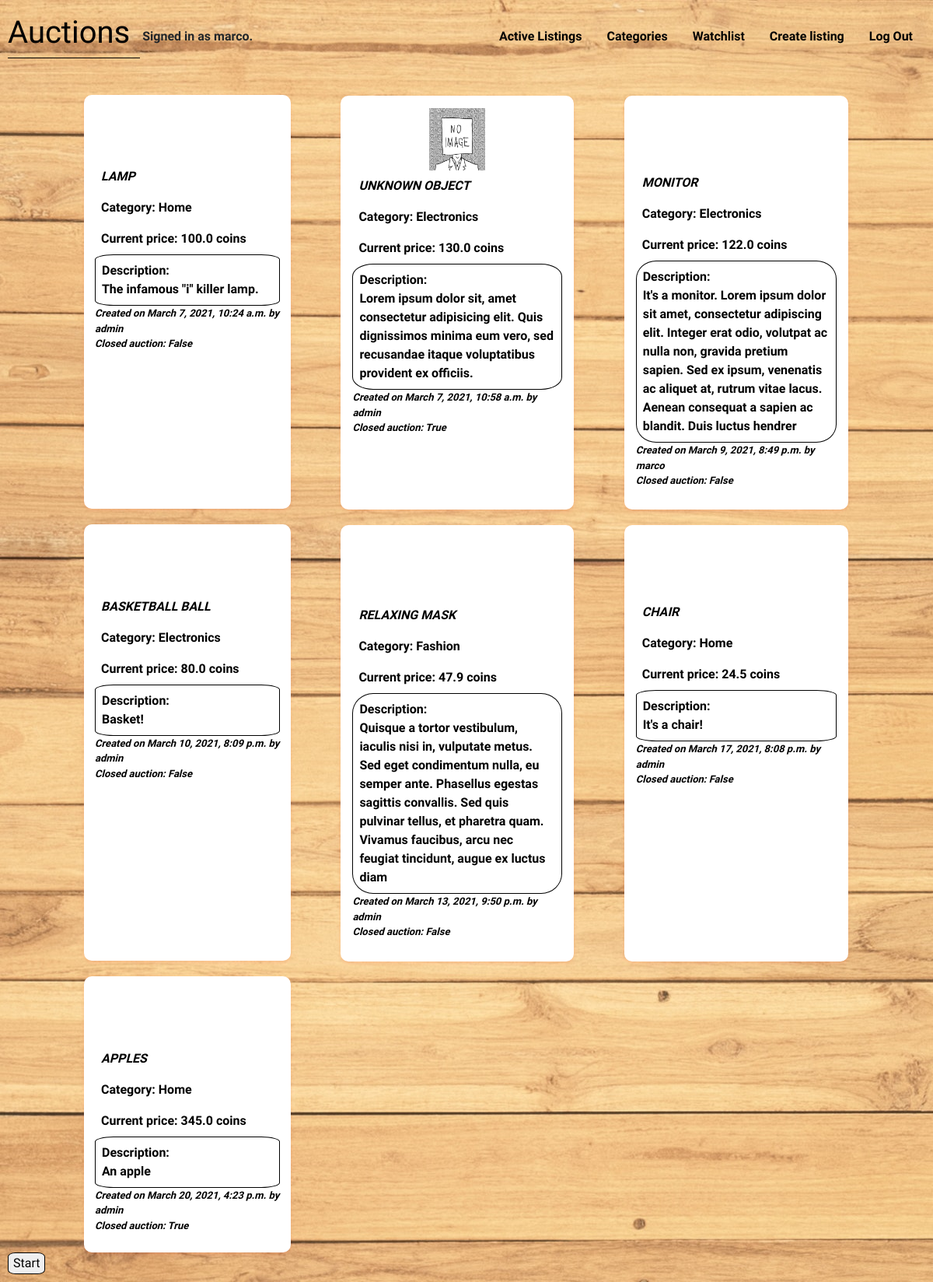
The page / (signed in) on the database its author committed.
### auctions/models.py (models this page shows)
class User(AbstractUser):
    pass

class Listing(models.Model):
    title = models.CharField(max_length=64, help_text='Provide the name of the new item.')
    description = models.CharField(max_length=255, help_text='Add a short description of the item.')
    starting_bid = models.FloatField(help_text='Set the initial bid.')
    current_bid = models.FloatField(null=True, blank=True)
    image_url = models.URLField(blank=True, help_text='Optional. Provide an "url" for an image for the listing.')
    category = models.CharField(max_length=64, choices=(('1','Fashion'),('2','Toys'),('3','Electronics'),('4','Home'),), help_text='Choose a category.')
    user = models.ForeignKey(User, on_delete=models.CASCADE, related_name='user')
    date = models.DateTimeField(editable=False, default=timezone.now)
    closed = models.BooleanField(default=False)
    watchlist = models.ManyToManyField(User, blank=True, related_name='watchlist')
    buyer = models.ManyToManyField(User, null=True, related_name='buyer')

### auctions/views.py (the view)
# urls.py: path("", views.index, name="index"),
def index(request):
    return render(request, 'auctions/auction_listing.html', {
        "auctions": Listing.objects.all()
    })

### auctions/templates/auctions/auction_listing.html
{% extends 'auctions/layout.html' %}
{% block body %}
<div class="container">
    {% for listing in auctions %}
    <a class="listing-container-link" href="{% url 'show_listing' listing.id %}" style="text-decoration: none; color: black;">
        <article class="listing-container">
            <div class="listing-bg-img-wrap">
                {% load static %}
                <div class="listing-bg-img" style="background-image: url({% if listing.image_url %}{{ listing.image_url }}{% else %}{% static 'auctions/pics/no-image.jpg' %}{% endif %});"></div>
            </div>
            <div class="listing-text">
                <div style="text-transform: uppercase; font-weight: bolder; font-style: oblique;">{{ listing.title }}</div>
                <div>
                    <div>Category: {{ listing.get_category_display }}</div>
                </div>
                <div>
                    <div>Current price: {% if listing.current_bid %}{{ listing.current_bid }}{% else %}{{ listing.starting_bid }}{% endif %} coins</div>
                </div>
                <div class="listing-description">
                    <div>Description:</div>
                    <div>{{ listing.description }}</div>
                </div>
            </div>
            <div class="listing-footnotes" style="bottom: 0;">
                <div>
                    <div>Created on {{ listing.date }} by {{ listing.user }}</div>
                    <div>Closed auction: {{ listing.closed }}</div>
                </div>
            </div>
        </article>
    </a>
    {% endfor %}
</div>
{% endblock body %}

### auctions/templates/auctions/layout.html (shortened to what this page needs)
{% load static %}
<!DOCTYPE html>
<html lang="en">
    <head>
        <link rel="stylesheet" href="https://stackpath.bootstrapcdn.com/bootstrap/4.4.1/css/bootstrap.min.css">
        <link rel="stylesheet" href="https://cdn.jsdelivr.net/npm/bootstrap-icons@1.4.0/font/bootstrap-icons.css">
        <link href="{% static 'auctions/styles.css' %}" rel="stylesheet">
    </head>
    {% load static %}
    <body class="body-wrap" style="background-image: url({% static 'auctions/pics/wall.jpg' %});">
        <div class="navbar-wrapper">
            <div class="logo-wrapper">
                <div class="logo-text">
                    <h1>
                        <a id="logo-text-link" class="nav-link" href="{% url 'index' %}">Auctions</a>
                    </h1>
                </div>
                <div class="user-wrap">
                    {% if user.is_authenticated %}
                        Signed in as <strong>{{ user.username }}</strong>.
                    {% else %}
                        Not signed in.
                    {% endif %}
                </div>
            </div>
            <ul class="nav">
                <li class="nav-item">
                    <a class="nav-link" href="{% url 'auction_listing' %}">Active Listings</a>
                </li>
                <li class="nav-item">
                    <a class="nav-link" href="{% url 'categories' %}">Categories</a>
                </li>
                <li class="nav-item">
                    <a class="nav-link" href="{% url 'watchlist' %}">Watchlist</a>
                </li>
                <li class="nav-item">
                    <a class="nav-link" href="{% url 'create_listing' %}">Create listing</a>
                </li>
                {% if user.is_authenticated %}
                    <li class="nav-item">
                        <a class="nav-link" href="{% url 'logout' %}">Log Out</a>
                    </li>
                {% endif %}
            </ul>
        </div>
        {% block body %}
        {% endblock %}
        <div class="go-home-btn-wrap" style="position: fixed; bottom: 10px;">
            <button class="go-home-btn">
                <a href="#logo-text-link">Start</a>
            </button>
        </div>
    </body>
</html>

### auctions/static/auctions/styles.css (style rules this page uses)
body { padding: 10px; font-family: 'Amatic SC', cursive; font-family: 'Delius', cursive; font-weight: bold; }
body a { color: black; }
.navbar-wrapper { width: 100%; display: flex; justify-content: space-between; align-items: center; font-weight: bold; }
.logo-wrapper { display: flex; align-items: center; }
#logo-text-link { border-bottom: 1px solid black; color: black; margin: 0 2% 0 0; padding: .5rem 1rem .5rem 0; }
.nav-link { color: black; }
.container { display: grid; grid-template-columns: auto auto auto; grid-column-gap: 2rem; padding: 2%; width: 90%; }
.listing-container-link { margin: 10px; }
.listing-container { align-self: center; justify-self: center; min-height: 100%; margin: 2%; background-color: #fff; box-shadow: 0 2px 5px rgba(252, 1, 1, 0.1); transition: all .1s ease-in; padding: 5%; border: none; border-radius: 10px; }
.listing-text > div { padding: .5rem }
.listing-bg-img { padding-bottom: 30%; background-size: contain; background-repeat: no-repeat; background-position: center; }
.listing-description { border: .1rem solid black; border-radius: 10%; }
.listing-footnotes { display: flex; justify-content: flex-end; font-size: small; font-style: italic; }
input[type=submit], .go-home-btn { border: .1px solid black; border-radius: 20%; }
.go-home-btn a { text-decoration: none; color: black; }

### rows shown on the page
User: username "marco"
Listing: title "LAMP", category "Home", current_bid "100.0", description "The infamous \"i\" killer lamp.", date "March 7, 2021, 10:24 a.m.", user "admin", closed "False"
Listing: title "UNKNOWN OBJECT", category "Electronics", current_bid "130.0", description "Lorem ipsum dolor sit, amet consectetur adipisicing elit. Quis dignissimos minima eum vero, sed recusandae itaque voluptatibus provident ex officiis.", date "March 7, 2021, 10:58 a.m.", user "admin", closed "True"
Listing: title "MONITOR", category "Electronics", current_bid "122.0", description "It's a monitor. Lorem ipsum dolor sit amet, consectetur adipiscing elit. Integer erat odio, volutpat ac nulla non, gravida pretium sapien. Sed ex ipsum, venenatis ac aliquet at, rutrum vitae lacus. Aenean consequat a sapien ac blandit. Duis luctus hendrer", date "March 9, 2021, 8:49 p.m.", user "marco", closed "False"
Listing: title "BASKETBALL BALL", category "Electronics", current_bid "80.0", description "Basket!", date "March 10, 2021, 8:09 p.m.", user "admin", closed "False"
Listing: title "RELAXING MASK", category "Fashion", starting_bid "47.9", description "Quisque a tortor vestibulum, iaculis nisi in, vulputate metus. Sed eget condimentum nulla, eu semper ante. Phasellus egestas sagittis convallis. Sed quis pulvinar tellus, et pharetra quam. Vivamus faucibus, arcu nec feugiat tincidunt, augue ex luctus diam", date "March 13, 2021, 9:50 p.m.", user "admin", closed "False"
Listing: title "CHAIR", category "Home", starting_bid "24.5", description "It's a chair!", date "March 17, 2021, 8:08 p.m.", user "admin", closed "False"
Listing: title "APPLES", category "Home", current_bid "345.0", description "An apple", date "March 20, 2021, 4:23 p.m.", user "admin", closed "True"
